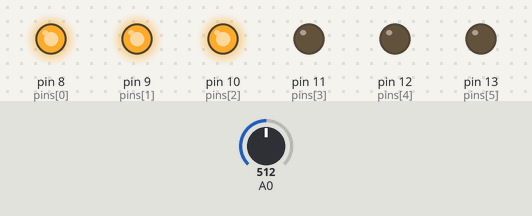
The sketch below on a simulated Arduino Uno, built with avr-gcc and run on an emulated ATmega328P. On the bench: output pins drawn as LEDs (lit = HIGH). The test bench sets the inputs (shaded band); at power-on: A0 = 512. What the sketch prints to the serial monitor is not drawn.

Above: at 1.2 s.
1.3 s: A0 set to 665
2.8 s: A0 set to 690
At 3.9 s:
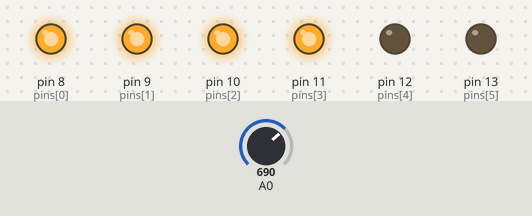
4.3 s: A0 set to 511
At 5.0 s:
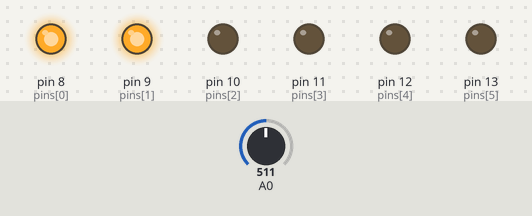
5.8 s: A0 set to 353
7.3 s: A0 set to 331
At 8.5 s:
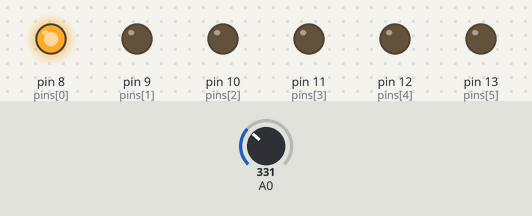
8.8 s: A0 set to 716
At 9.6 s:
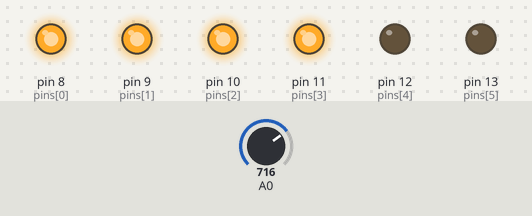
Timing chart, 0 to 11.3 s (numbered marks = the images above; inputs shaded):
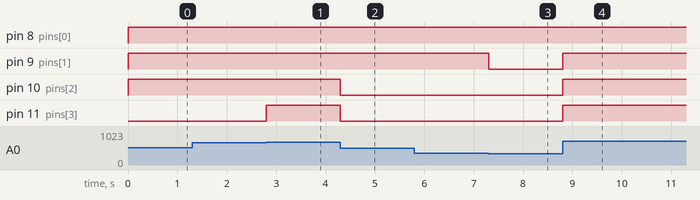

The sketch:

RunningLightWithPotentiometer.ino
```cpp
const int pins[] = {8, 9, 10, 11, 12, 13};

const int numPins = 6;

void setup() {

  Serial.begin(9600);

  pinMode(A0, INPUT);

  for (int i = 0; i < numPins; i++){
    pinMode(pins[i], OUTPUT);
  }

}

void loop() {

  int value = map(analogRead(A0), 0, 1023, 0, 6);

  for (int i = 0; i < numPins; i++){
    digitalWrite(pins[i], value >= i + 1 ? HIGH : LOW);
  }

  Serial.println(value);
}
```

Measured:
- the behaviour switches between 681 and 682 on A0 (found by bisection; images 0 and 1)
- the behaviour switches between 341 and 340 on A0 (found by bisection; images 2 and 3)
- after the input at 2.8 s, pin 11 (pins[3]): LOW → HIGH at once
- after the input at 4.3 s, pin 10 (pins[2]), pin 11 (pins[3]): HIGH → LOW at once
- after the input at 7.3 s, pin 9 (pins[1]): HIGH → LOW at once
- after the input at 8.8 s, pin 9 (pins[1]), pin 10 (pins[2]), pin 11 (pins[3]): LOW → HIGH at once
